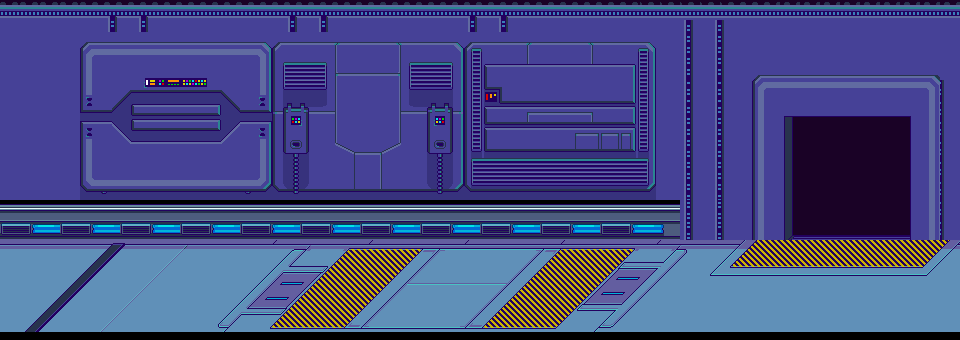

A 2D game scene composited from a Tiled map and its tileset images. What follows is a short description and the map's XML, with each tile layer's data collapsed to a summary:
An orthogonal 48x17 tile map with 20x20 px tiles, 1 tile layer (bg).

<map version="1.0" orientation="orthogonal" width="48" height="17" tilewidth="20" tileheight="20">
 <tileset firstgid="1" name="tiles" tilewidth="20" tileheight="20">
  <image source="tiles.png" width="1024" height="512" />
 </tileset>
 <layer name="bg" width="48" height="17">
  <data>[816 cells, 816 non-empty, 610 distinct tile ids]</data>
 </layer>
</map>
